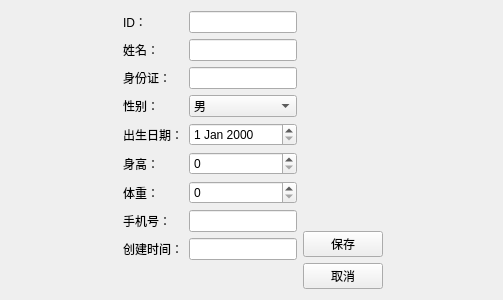
<?xml version="1.0" encoding="UTF-8"?>
<ui version="4.0">
 <class>PatientEditView</class>
 <widget class="QWidget" name="PatientEditView">
  <property name="geometry">
   <rect>
    <x>0</x>
    <y>0</y>
    <width>503</width>
    <height>300</height>
   </rect>
  </property>
  <property name="windowTitle">
   <string>编辑患者信息</string>
  </property>
  <layout class="QVBoxLayout" name="verticalLayout_2">
   <item>
    <layout class="QHBoxLayout" name="horizontalLayout_2">
     <item>
      <spacer name="horizontalSpacer">
       <property name="orientation">
        <enum>Qt::Orientation::Horizontal</enum>
       </property>
       <property name="sizeType">
        <enum>QSizePolicy::Policy::Fixed</enum>
       </property>
       <property name="sizeHint" stdset="0">
        <size>
         <width>112</width>
         <height>20</height>
        </size>
       </property>
      </spacer>
     </item>
     <item>
      <layout class="QHBoxLayout" name="horizontalLayout">
       <item>
        <layout class="QFormLayout" name="formLayout">
         <item row="0" column="0">
          <widget class="QLabel" name="label">
           <property name="text">
            <string>ID：</string>
           </property>
          </widget>
         </item>
         <item row="0" column="1">
          <widget class="QLineEdit" name="dbEditID"/>
         </item>
         <item row="1" column="0">
          <widget class="QLabel" name="label_2">
           <property name="text">
            <string>姓名：</string>
           </property>
          </widget>
         </item>
         <item row="1" column="1">
          <widget class="QLineEdit" name="dbEditName"/>
         </item>
         <item row="2" column="0">
          <widget class="QLabel" name="label_3">
           <property name="text">
            <string>身份证：</string>
           </property>
          </widget>
         </item>
         <item row="2" column="1">
          <widget class="QLineEdit" name="dbEditIDCard"/>
         </item>
         <item row="3" column="0">
          <widget class="QLabel" name="label_4">
           <property name="text">
            <string>性别：</string>
           </property>
          </widget>
         </item>
         <item row="3" column="1">
          <widget class="QComboBox" name="dbComboSex">
           <item>
            <property name="text">
             <string>男</string>
            </property>
           </item>
           <item>
            <property name="text">
             <string>女</string>
            </property>
           </item>
          </widget>
         </item>
         <item row="4" column="0">
          <widget class="QLabel" name="label_5">
           <property name="text">
            <string>出生日期：</string>
           </property>
          </widget>
         </item>
         <item row="4" column="1">
          <widget class="QDateEdit" name="dbDateEditDOB"/>
         </item>
         <item row="5" column="0">
          <widget class="QLabel" name="label_6">
           <property name="text">
            <string>身高：</string>
           </property>
          </widget>
         </item>
         <item row="5" column="1">
          <widget class="QSpinBox" name="dbSpinHeight"/>
         </item>
         <item row="6" column="0">
          <widget class="QLabel" name="label_7">
           <property name="text">
            <string>体重：</string>
           </property>
          </widget>
         </item>
         <item row="6" column="1">
          <widget class="QSpinBox" name="dbSpinWeight"/>
         </item>
         <item row="7" column="0">
          <widget class="QLabel" name="label_8">
           <property name="text">
            <string>手机号：</string>
           </property>
          </widget>
         </item>
         <item row="7" column="1">
          <widget class="QLineEdit" name="dbEditMobile"/>
         </item>
         <item row="8" column="0">
          <widget class="QLabel" name="label_9">
           <property name="text">
            <string>创建时间：</string>
           </property>
          </widget>
         </item>
         <item row="8" column="1">
          <widget class="QLineEdit" name="dbCreatedTimeStamp"/>
         </item>
        </layout>
       </item>
       <item>
        <layout class="QVBoxLayout" name="verticalLayout">
         <item>
          <spacer name="verticalSpacer">
           <property name="orientation">
            <enum>Qt::Orientation::Vertical</enum>
           </property>
           <property name="sizeHint" stdset="0">
            <size>
             <width>20</width>
             <height>40</height>
            </size>
           </property>
          </spacer>
         </item>
         <item>
          <widget class="QPushButton" name="pushButton">
           <property name="text">
            <string>保存</string>
           </property>
          </widget>
         </item>
         <item>
          <widget class="QPushButton" name="pushButton_2">
           <property name="text">
            <string>取消</string>
           </property>
          </widget>
         </item>
        </layout>
       </item>
      </layout>
     </item>
     <item>
      <spacer name="horizontalSpacer_2">
       <property name="orientation">
        <enum>Qt::Orientation::Horizontal</enum>
       </property>
       <property name="sizeHint" stdset="0">
        <size>
         <width>40</width>
         <height>20</height>
        </size>
       </property>
      </spacer>
     </item>
    </layout>
   </item>
  </layout>
 </widget>
 <resources/>
 <connections/>
</ui>
